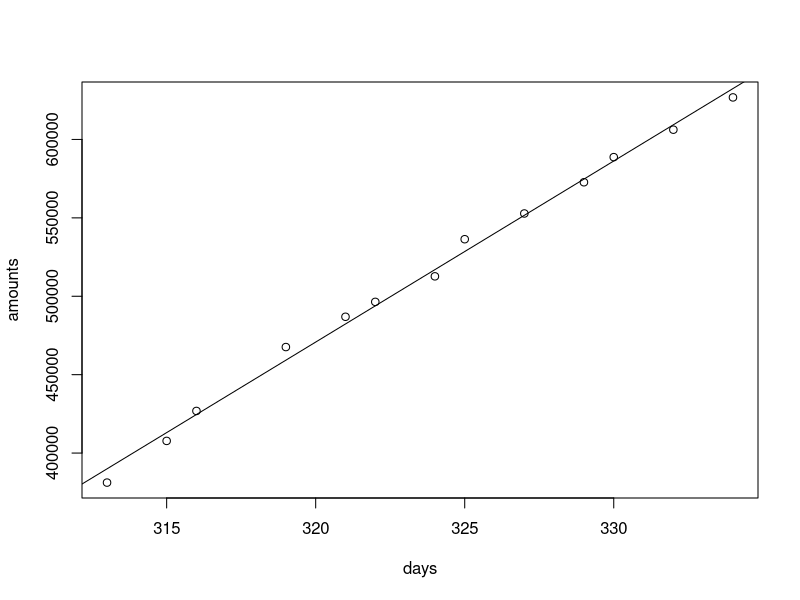

The R source for this figure:
#####################################################
# Original KickStarter Dataset
# Execute with R CMD BATCH or source('kickstarter.R')
#####################################################

# 9  - 313:381164
# 11 - 315:407752
# 12 - 316:426855
# 15 - 319:467603
# 17 - 321:486915
# 18 - 322:496418
# 20 - 324:512697
# 21 - 325:536372
# 23 - 327:552784
# 25 - 329:572694
# 26 - 330:588713
# 28 - 332:606224
# 30 - 334:626807

#See this for more info: http://msenux.redwoods.edu/math/R/dataframe.php
# Define two vectors, amounts and days and create a plot of this
amounts <- c(381164,407752,426855,467603,486915,496418,512697,536372,552784,572694,588713,606224,626807)
days <- c(313,315,316,319,321,322,324,325,327,329,330,332,334)
plot(days, amounts)

# Define a linear model for our amounts vs days (note the inversion) then plot line of best fit
model = lm(amounts ~ days)
abline(model)

# Create a data.frame from the vectors
projamounts=data.frame(days=days,amounts=amounts)

# Look into the workspace for R and see what we're working with
ls()

# Inspect a given variable
class(projamounts)

# Look at the amounts in our data.frame
projamounts$amounts

# Attach the amounts variable to OUR workspace as a global environment
attach(projamounts)

# Access these variables
projamounts

# so based on model
# Coefficients: Intercept - 393239, days - 10999                            
# y = mx + c
# So: amount = 10999 * days + 393239

# If we want to predict what the amout would be at 10 days we'd use
amount = 10999 * 10 + 392239
amount

# More efficient to use R's predict command to do this
predict(model,data.frame(days=356))
